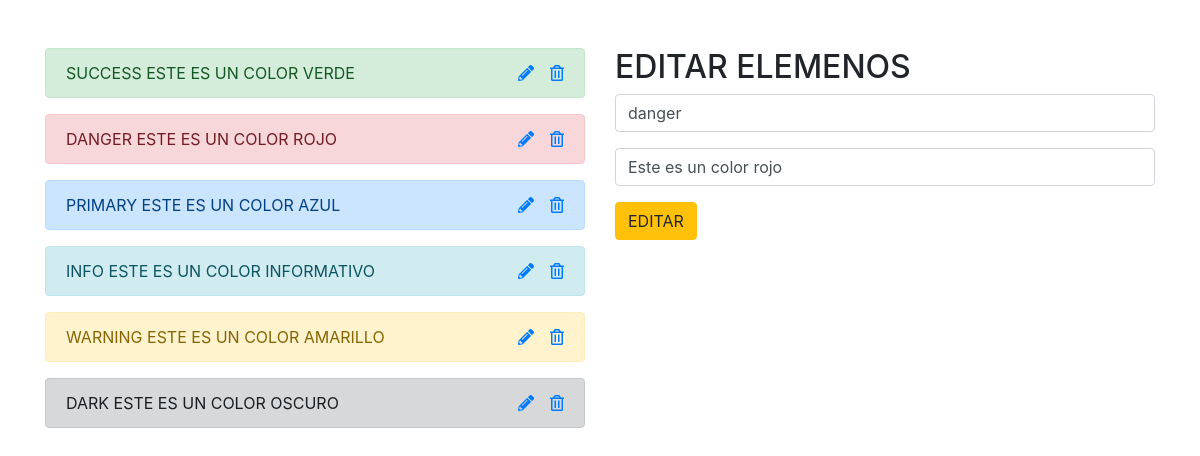
The app's page /index.php?id=2 with its own data.
### tables this page shows
CREATE TABLE `colores` (
  `id` int(11) NOT NULL,
  `color` varchar(255) NOT NULL,
  `descripcion` varchar(255) NOT NULL
);

### index.php (the view, shortened to what this page needs)
<?php
include_once 'conexion.php';
$sql_leer = 'SELECT * FROM colores';
$gsent = $pdo->prepare($sql_leer);
$gsent ->execute();
$resultado = $gsent->fetchAll();
if($_GET){
    $id = $_GET['id'];
    $sql_unico = 'SELECT * FROM colores WHERE id=?';
    $gsent_unico = $pdo->prepare($sql_unico);
    $gsent_unico->execute(Array($id));
    $resultado_unico =$gsent_unico->fetch();
}
?>
<!doctype html>
<html lang="en">
<head>
    <link rel="stylesheet" href="https://stackpath.bootstrapcdn.com/bootstrap/4.1.3/css/bootstrap.min.css"
>
    <link rel="stylesheet" href="https://use.fontawesome.com/releases/v5.5.0/css/all.css">
</head>
<body>
    <div class="container mt-5">
        <div class="row">
            <div class="col-md-6">
                <?php foreach($resultado as  $dato):  ?>
                    <div class="alert alert-<?php echo $dato['color'] ?> text-uppercase" role="alert">
                        <?php echo $dato['color'] ?>
                        <?php echo $dato['descripcion'] ?>
                        <a href="eliminar.php?id=<?php echo $dato['id'] ?>" class="float-right ml-3">
                            <i class="far fa-trash-alt"></i>
                        </a>
                        <a href="index.php?id=<?php echo $dato['id'] ?>" class="float-right">
                            <i class="fas fa-pencil-alt"></i>
                        </a>
                    </div>
                <?php endforeach ?>
            </div>
            <?php if($_GET): ?>
                <div class="col-md-6">
                    <h2>EDITAR ELEMENOS</h2>
                    <form method="GET" action="editar.php">
                        <input type="text" class="form-control" name="color" value="<?php echo $resultado_unico['color']?>" >
                        <input type="text" class="form-control mt-3" name="descripcion" value="<?php echo $resultado_unico['descripcion']?>" >
                        <button class="btn btn-warning mt-3">EDITAR</button>
                    </form>
                </div>
            <?php endif ?>
        </div>
    </div>
</body>
</html>

### records on screen
colores: color "SUCCESS", descripcion "ESTE ES UN COLOR VERDE"
colores: color "DANGER", descripcion "ESTE ES UN COLOR ROJO", color "danger", descripcion "Este es un color rojo"
colores: color "PRIMARY", descripcion "ESTE ES UN COLOR AZUL"
colores: color "INFO", descripcion "ESTE ES UN COLOR INFORMATIVO"
colores: color "WARNING", descripcion "ESTE ES UN COLOR AMARILLO"
colores: color "DARK", descripcion "ESTE ES UN COLOR OSCURO"
